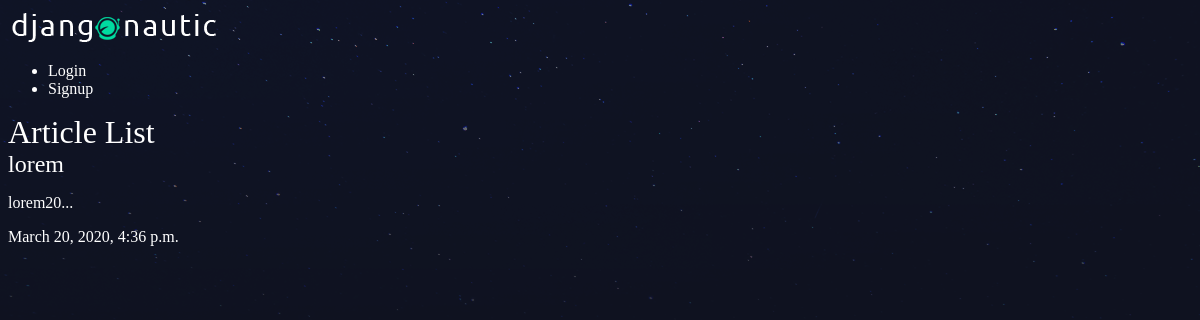
The app's page /articles/ with its own data.
### articles/models.py (models this page shows, shortened)
class Article(models.Model):
    title = models.CharField(max_length=100)
    slug = models.SlugField()
    body = models.TextField()
    date = models.DateTimeField(auto_now=True)
    thumb = models.ImageField(default='default.png', blank=True)
    author = models.ForeignKey(User, on_delete=models.CASCADE, default=None)
    def snippet(self):
        return self.body[:50] + '...'

### articles/views.py (the view)
def article_list(request):
    articles = Article.objects.all().order_by('date')
    return render(request, 'articles/article_list.html', {'articles': articles})

### articles/templates/articles/article_list.html
{% extends 'base_layout.html' %}
{% block content %}
<h1>Article List</h1>
<div class="articles">
    {% for article in articles  %}
    <div class="article">
        <h2> <a href="{% url 'articles:detail' slug=article.slug %}"> {{ article.title}} </a></h2>
        <p> {{article.snippet}} </p>
        <p> {{article.date}} </p>
    </div>
    {% endfor  %}
</div>
{% endblock %}

### assets/styles.css (style rules this page uses)
body { background-color: #0f121f; background-image: url(stars.png); background-repeat-y: no-repeat; color: #fff; }
body * { font-family: Ubuntu; }
h1, h2, h3, h4, h5 { font-weight: normal; margin: 0; }
a, a:hover, a:visited { color: #fff; text-decoration: none; }

### records on screen
Article: title "lorem", snippet "lorem20...", date "March 20, 2020, 4:36 p.m."
